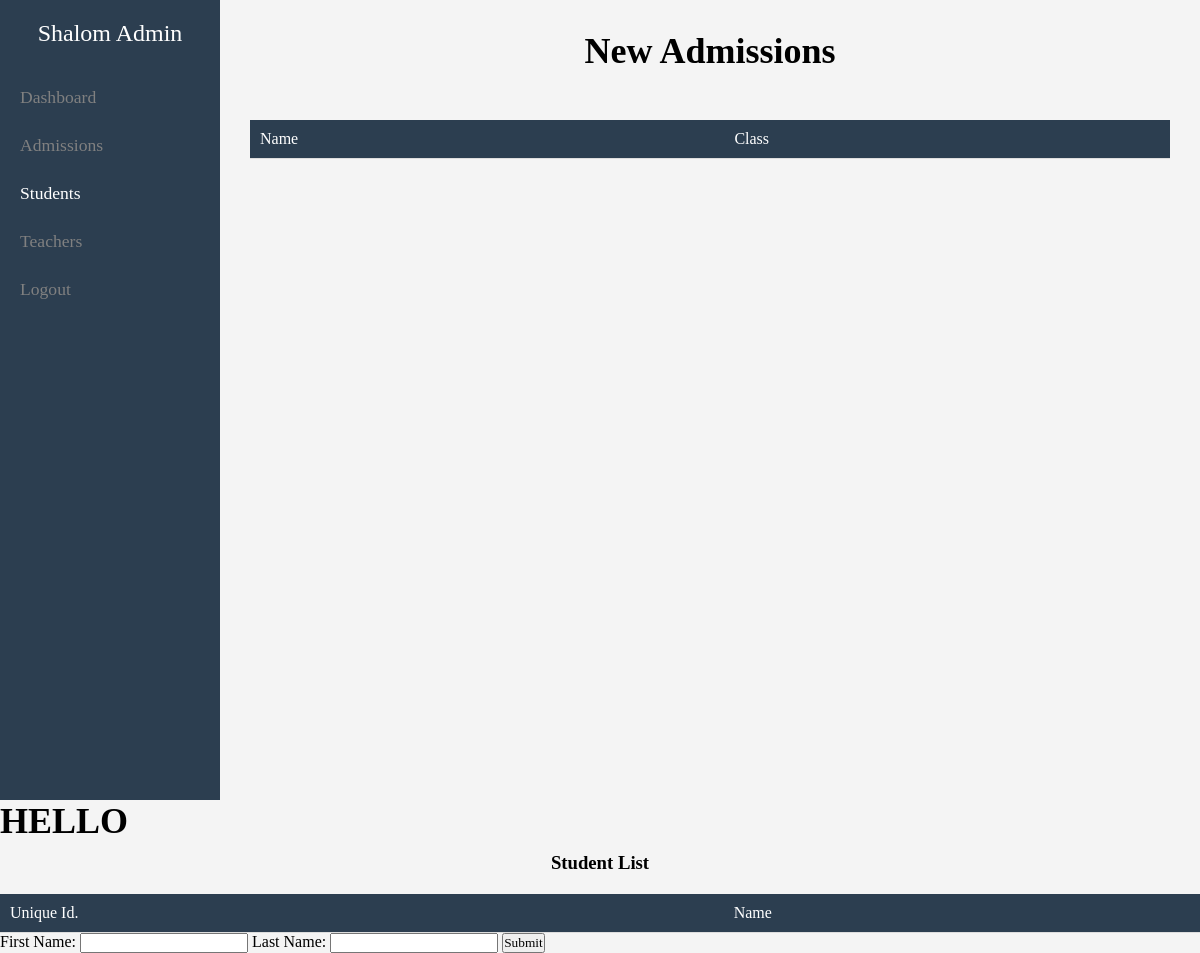
The app's page /administrator/adminpage/students/, older data.
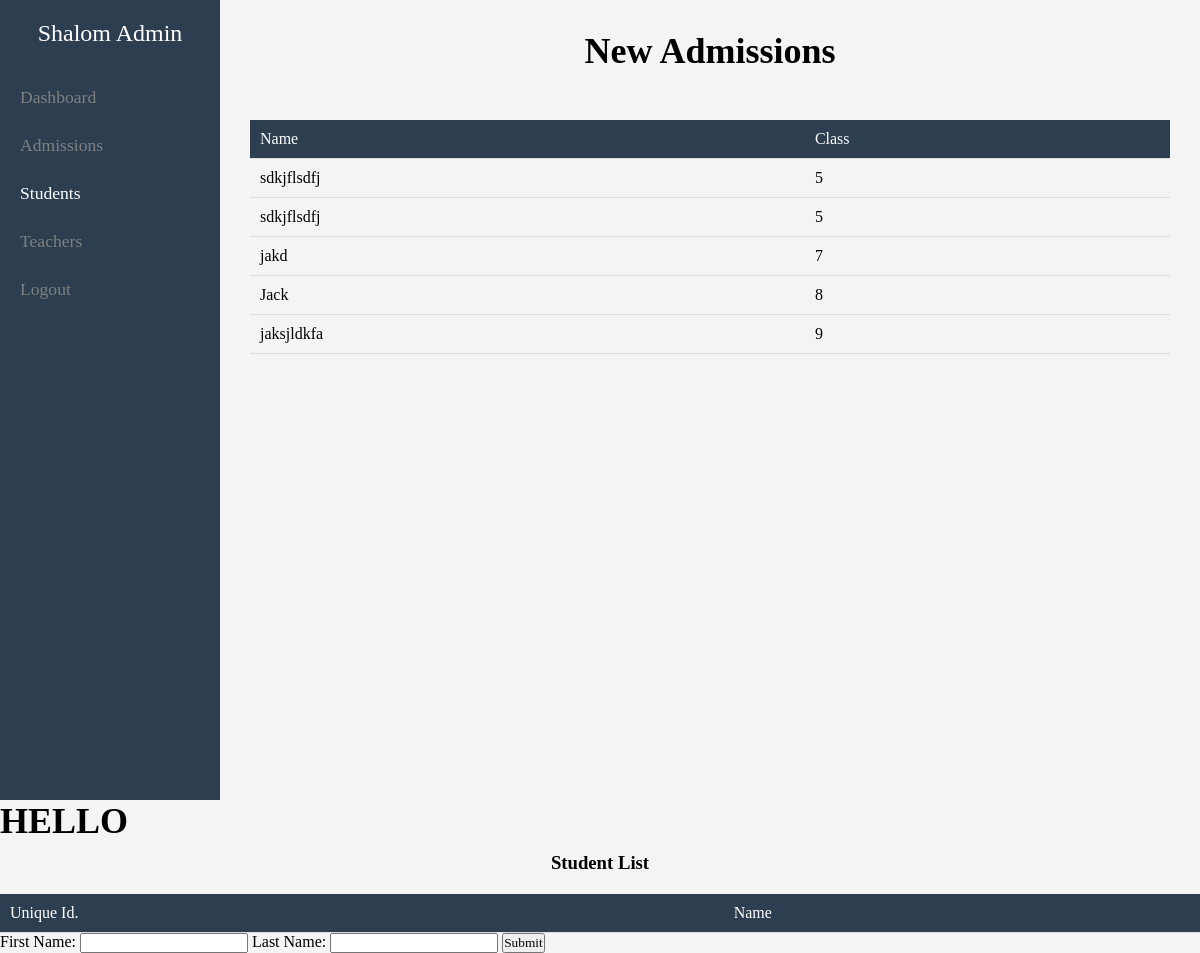
The same page, newer data.
### school/models.py (models this page shows, shortened)
class Student(models.Model):
    name = models.CharField(max_length=100)
    dob = models.DateField(max_length=8)
    gender = models.CharField(max_length=4)
    current_class = models.CharField(max_length=2)

### administrator/views.py (the view)
# urls.py: path('adminpage/students/', views.student_dash, name="student"),
def student_dash(request):
    student = Student.objects.all().order_by('current_class')
    return render(request, 'students.html', {'student': student})

### administrator/templates/students.html (shortened to what this page needs)
<!DOCTYPE html>
<html lang="en">
<head>
    <link rel="stylesheet" href="style.css">
</head>
<body>
    <div class="container">
        <aside class="sidebar">
            <h2>Shalom Admin</h2>
            <ul>
                <li ><a href="{% url 'adminpage' %}">Dashboard</a></li>
          <li><a href="{% url 'admission_dash' %}">Admissions</a></li>
          <li><a href="{% url 'student' %}"class="main_file">Students</a></li>
                <li><a href="{% url 'teacher' %}">Teachers</a></li>
                <li><a href="{% url 'logout' %}">Logout</a></li>
            </ul>
        </aside>
        <main class="main-content">
            <header>
                <h1>New Admissions</h1>
            </header>
    <table>
        <tr>
            <th>Name</th>
            <th>Class</th>
        </tr>
        {% for stud in student %}
        <tr>
            <td>{{ stud.name }}</td>
            <td>{{ stud.current_class }}</td>
        </tr>
        {% endfor %}
    </table>
        </main>
    </div>
</body>
</html>
<h1>HELLO</h1>
    <h3>Student List </h3>
    <table>
        <tr>
            <th>Unique Id.</th>
            <th>Name</th>
        </tr>
    </table>
<form action="#" method="post" action={% url 'adminpage' %}>
            <label for="fname">First Name:</label>
            <input type="text" id="fname" name="fname" required>
            <label for="lname">Last Name:</label>
            <input type="text" id="lname" name="lname" required>
            <button type="submit">Submit</button>

Row changes from the older to the newer data that the page shows:
added Student: name "sdkjflsdfj", current_class "5"
added Student: name "sdkjflsdfj", current_class "5"
added Student: name "jakd", current_class "7"
added Student: name "Jack", current_class "8"
added Student: name "jaksjldkfa", current_class "9"
